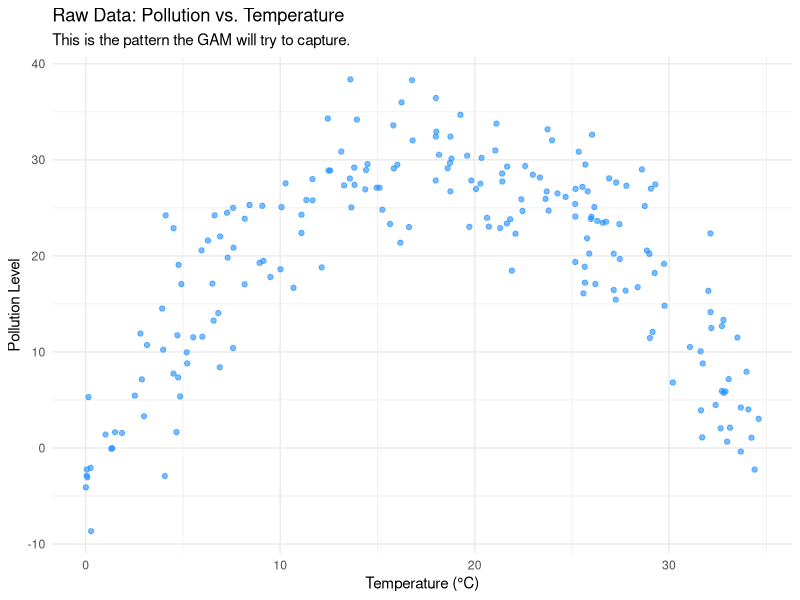
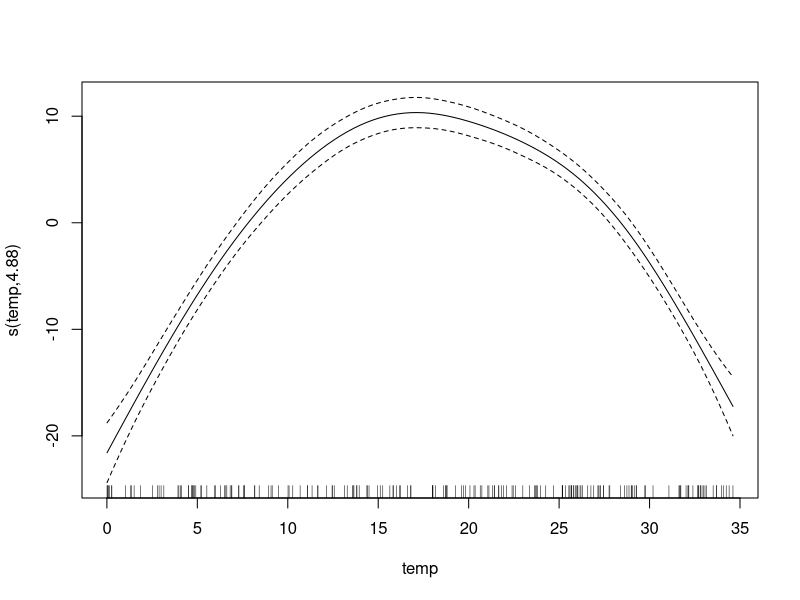
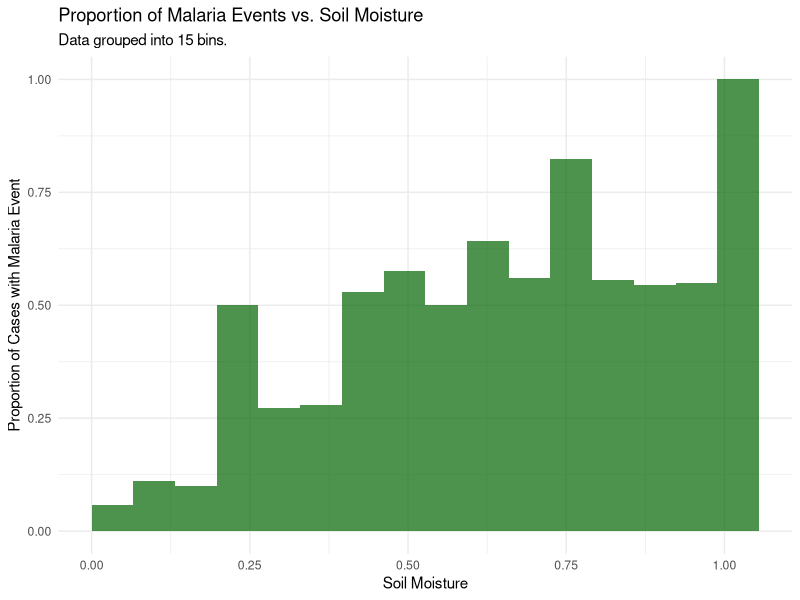
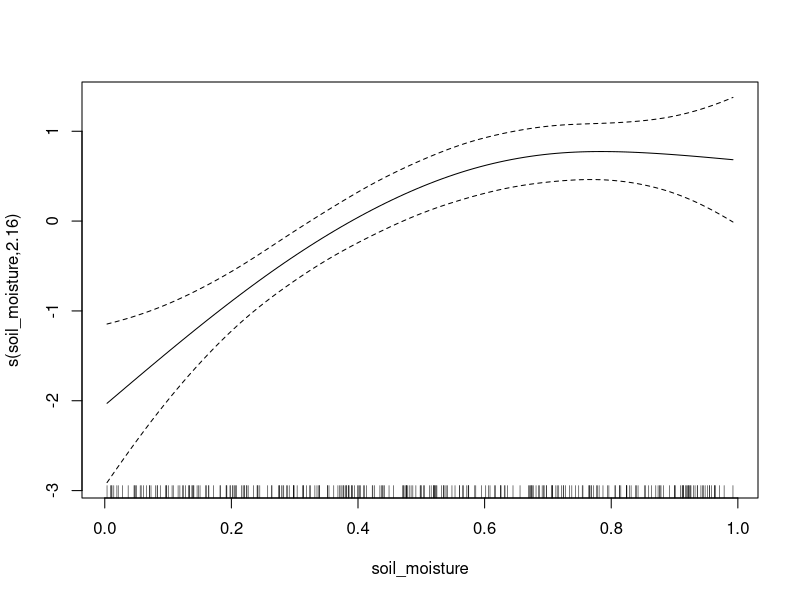
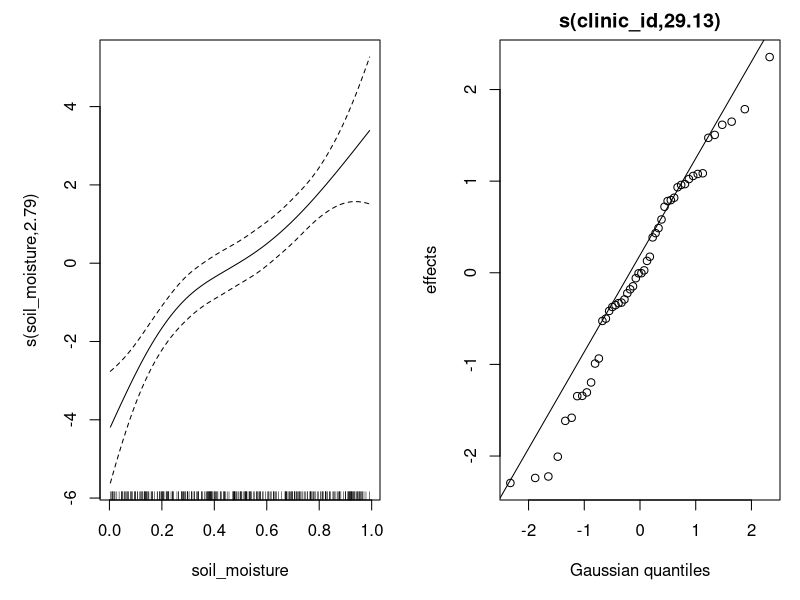
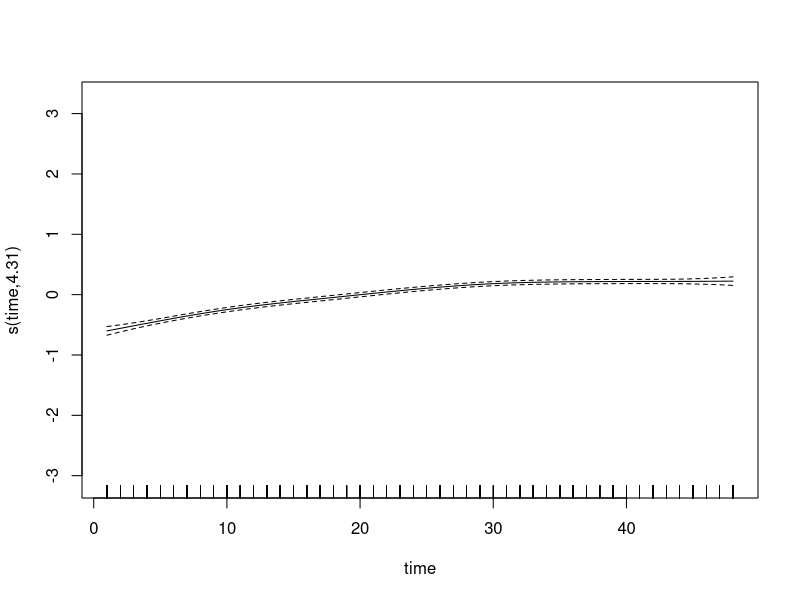
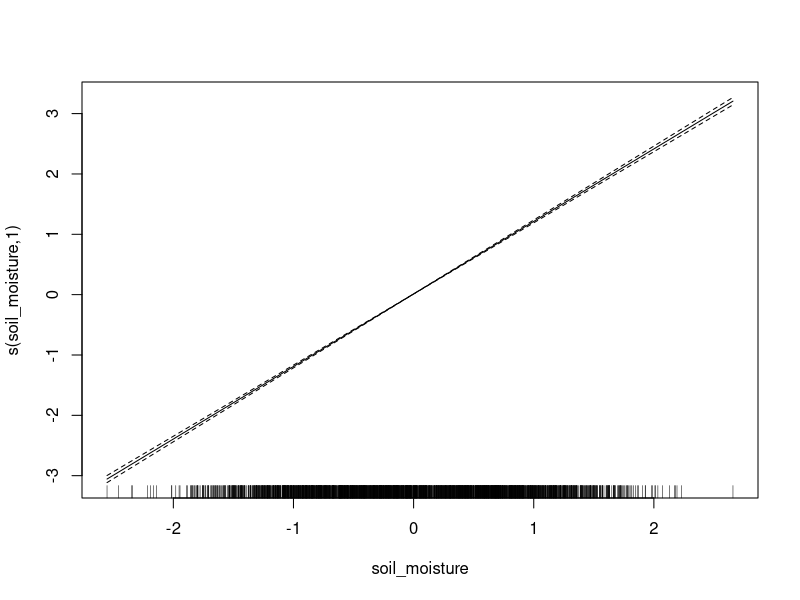
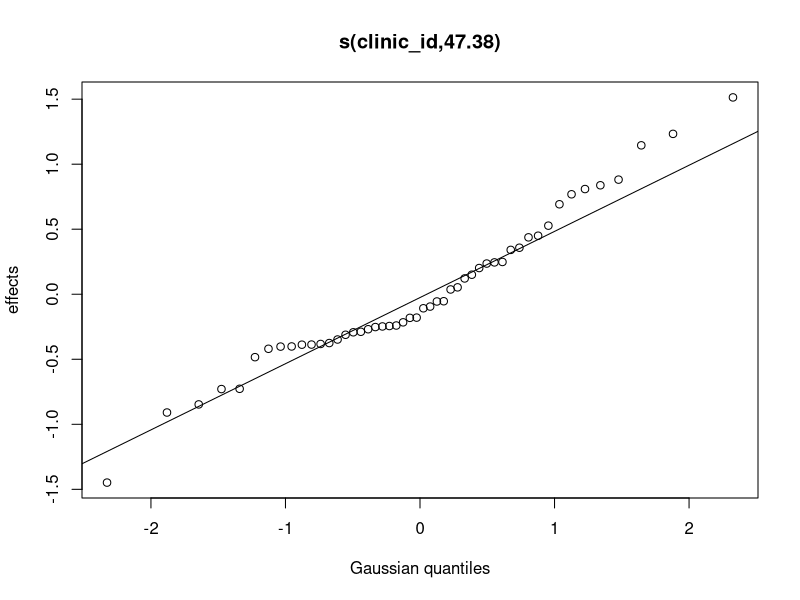

Reproduce these figures in R, in order.
##Generalized Additive (Mixed) Models tutorial for Climate-Health applications
##By Giacomo De Nicola

# A practical tutorial for Generalized Additive (Mixed) Models with the mgcv package.
# This script covers simple GAMs, GAMs with binomial data, and a full GAMM
# with random effects, a smooth time trend, and linear covariates.

# Load the key packages
library(mgcv)
library(ggplot2)

# Set a seed for reproducibility
set.seed(42)

################################################################################
# Part 1: A Simple GAM - Non-linear Temperature Effect (as before)
################################################################################

# --- 1a. Create toy data ---
n <- 200
temp <- runif(n, 0, 35) 
pollution_true_effect <- -0.1 * (temp - 18)^2 + 30
noise <- rnorm(n, 0, 5)
pollution <- pollution_true_effect + noise
df <- data.frame(temp, pollution)
#View(df)

# This scatter plot helps visualize the raw relationship before we fit a model.
ggplot(df, aes(x = temp, y = pollution)) + 
  geom_point(alpha = 0.6, color = "dodgerblue") +  # Added color for clarity
  theme_minimal() +
  labs(
    title = "Raw Data: Pollution vs. Temperature",
    subtitle = "This is the pattern the GAM will try to capture.",
    x = "Temperature (°C)",
    y = "Pollution Level"
  )

# --- 1b. Fit and plot the simple GAM ---
model1 <- gam(pollution ~ s(temp, bs = "ps", k = 15), data = df)
summary(model1)
plot(model1, shade = TRUE, shade.col = "lightblue")


################################################################################
# Part 2: A Generalized GAM (Binomial)
################################################################################

# --- 2a. Create toy data ---
n_binom <- 300
soil_moisture <- runif(n_binom, 0, 1)
prob_outbreak <- plogis(-2 + 7 * soil_moisture - 5 * soil_moisture^2)
malaria_event <- rbinom(n_binom, 1, prob_outbreak)
df_malaria <- data.frame(soil_moisture, malaria_event)
#View(df_malaria)

# Data creation is the same as above
# library(ggplot2)
# df_malaria <- ...

# --- Plot the proportions within bins ---
ggplot(df_malaria, aes(x = soil_moisture, y = malaria_event)) +
  stat_summary_bin(fun = "mean", geom = "bar", bins = 15, fill = "darkgreen", alpha = 0.7) +
  theme_minimal() +
  labs(
    title = "Proportion of Malaria Events vs. Soil Moisture",
    subtitle = "Data grouped into 15 bins.",
    x = "Soil Moisture",
    y = "Proportion of Cases with Malaria Event"
  )

# --- 2b. Fit the binomial GAM ---
model2 <- gam(malaria_event ~ s(soil_moisture, bs = "ps", k = 10), 
              data = df_malaria, 
              family = binomial)
summary(model2)
plot(model2, shade = TRUE, shade.col = 'lightgreen')


################################################################################
# Part 3: Adding Random Effects (GAMM)
################################################################################

# --- 3a. Add a grouping variable (clinic ID) ---
num_clinics <- 50
df_malaria$clinic_id <- as.factor(rep(1:num_clinics, each = n_binom / num_clinics))
clinic_effects <- rnorm(num_clinics, 0, 1.5)
df_malaria$logit_prob_with_re <- -2 + 7 * df_malaria$soil_moisture + clinic_effects[df_malaria$clinic_id]
df_malaria$malaria_event_re <- rbinom(n_binom, 1, plogis(df_malaria$logit_prob_with_re))

# --- 3b. Fit the GAMM ---
model3_gamm <- bam(malaria_event_re ~ s(soil_moisture, bs = "ps") + 
                     s(clinic_id, bs = "re"),
                   data = df_malaria,
                   family = binomial,
                   discrete = TRUE)
summary(model3_gamm)
plot(model3_gamm, pages = 1, shade = TRUE)


################################################################################
# Part 4: The Full Picture - A GAMM with Smooth Time, Linear Covariates, 
#         and Random Effects
################################################################################
# This example models malaria *counts* instead of just presence or absence.

# --- 4a. Create more complex, realistic panel data ---
n_clinics <- 50
n_months <- 48 # 4 years of data
total_obs <- n_clinics * n_months

# Create the basic structure
full_df <- data.frame(
  clinic_id = as.factor(rep(1:n_clinics, each = n_months)),
  time = rep(1:n_months, times = n_clinics)
)

# Create covariates for each clinic (these don't change over time)
clinic_data <- data.frame(
  clinic_id = as.factor(1:n_clinics),
  # A linear predictor: e.g., socio-economic status of the clinic's area
  wealth_index = runif(n_clinics, -2, 2),
  # Population for each clinic to use in the offset
  population = round(runif(n_clinics, 500, 3000))
)

# Merge them together
full_df <- merge(full_df, clinic_data, by = "clinic_id")

# Create a time-varying covariate (soil moisture with seasonality)
full_df$soil_moisture <- sin(2 * pi * full_df$time / 12) + rnorm(total_obs, 0, 0.5)
View(full_df)
# --- 4b. Define the "True" relationship to generate data ---
# This is the "secret" model we are trying to recover.

# Define random intercepts for each clinic
clinic_re <- rnorm(n_clinics, mean = 0, sd = 0.5)

# The log of the expected rate is a sum of linear and smooth effects
log_rate <- -3 +  # Intercept
  (0.04 * full_df$time - 0.0005 * full_df$time^2) + # A smooth, non-linear time trend
  (1.2 * full_df$soil_moisture) + # A smooth effect of moisture
  (-0.4 * full_df$wealth_index) + # A linear effect of wealth
  clinic_re[full_df$clinic_id] # The random effect for the clinic

# Calculate expected counts = rate * population
# log(counts) = log(rate) + log(population)
# The offset is log(population)
expected_counts <- exp(log_rate) * full_df$population

# Generate final counts using a negative binomial distribution (handles overdispersion)
full_df$malaria_cases <- rnbinom(total_obs, mu = expected_counts, size = 5)


# --- 4c. Fit the full, realistic GAMM ---
# This model includes all the different component types.

# Note the formula structure:
# - s(time, ...): smooth term for the non-linear trend
# - s(soil_moisture, ...): smooth term for the environmental driver
# - wealth_index: a standard linear term (NO 's()' wrapper)
# - s(clinic_id, ...): the random effect term
# - offset(log(population)): accounts for population size differences
model4_full <- bam(malaria_cases ~ 
                     s(time, bs = "ps", k = 20) + 
                     s(soil_moisture, bs = "ps", k = 10) +
                     wealth_index +
                     s(clinic_id, bs = "re") +
                     offset(log(population)),
                   data = full_df,
                   family = nb(), # Negative Binomial for overdispersed counts
                   discrete = TRUE)

# --- 4d. Interpret the comprehensive model output ---
summary(model4_full)
# You will now see two distinct sections in the output:
#
# 1. PARAMETRIC COEFFICIENTS:
#    This section is for your LINEAR terms. Here you will find 'wealth_index'.
#    The 'Estimate' is the standard β coefficient. You interpret it
#    just like in a regular GLM: "For a one-unit increase in wealth_index,
#    the log of the expected malaria count decreases by 0.38, holding all
#    other variables constant."
#
# 2. APPROXIMATE SIGNIFICANCE OF SMOOTHS:
#    This section is for ALL terms wrapped in s(). You will see s(time),
#    s(soil_moisture), and the random effect s(clinic_id). You interpret
#    these visually using the plots.

# --- 4e. Plot the effects from the full model ---
plot(model4_full, shade = TRUE)

# How to read the plots:
# - s(time): Shows the long-term trend in malaria risk after accounting for
#   everything else. We can see it increases and then levels off.
# - s(soil_moisture): Shows the non-linear relationship with moisture.
# - s(clinic_id): Shows the estimated random intercepts for each clinic.
#   Some clinics have consistently higher or lower risk than the average.
#   Note that these clinic-specific random effects are not interesting to
#   interpret, but it is important to control for them to prevent bias in the
#   estimates. 
# - There is NO PLOT for 'wealth_index' because its effect is assumed to be
#   strictly linear and is fully described by its single coefficient in the summary.